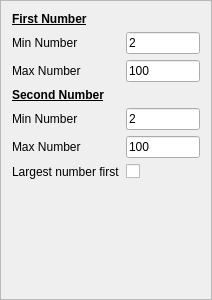
<?xml version="1.0" encoding="UTF-8"?>
<ui version="4.0">
 <class>AdditionConfigFrame</class>
 <widget class="QFrame" name="AdditionConfigFrame">
  <property name="geometry">
   <rect>
    <x>0</x>
    <y>0</y>
    <width>212</width>
    <height>300</height>
   </rect>
  </property>
  <property name="windowTitle">
   <string notr="true">Frame</string>
  </property>
  <property name="frameShape">
   <enum>QFrame::StyledPanel</enum>
  </property>
  <property name="frameShadow">
   <enum>QFrame::Raised</enum>
  </property>
  <layout class="QHBoxLayout" name="horizontalLayout">
   <item>
    <layout class="QFormLayout" name="formLayout">
     <property name="fieldGrowthPolicy">
      <enum>QFormLayout::AllNonFixedFieldsGrow</enum>
     </property>
     <item row="1" column="0">
      <widget class="QLabel" name="firstNumberLabel">
       <property name="text">
        <string>&lt;!DOCTYPE HTML PUBLIC &quot;-//W3C//DTD HTML 4.0//EN&quot; &quot;http://www.w3.org/TR/REC-html40/strict.dtd&quot;&gt;
&lt;html&gt;&lt;head&gt;&lt;meta name=&quot;qrichtext&quot; content=&quot;1&quot; /&gt;&lt;style type=&quot;text/css&quot;&gt;
p, li { white-space: pre-wrap; }
&lt;/style&gt;&lt;/head&gt;&lt;body style=&quot; font-family:'Sans Serif'; font-size:9pt; font-weight:400; font-style:normal;&quot;&gt;
&lt;p style=&quot; margin-top:0px; margin-bottom:0px; margin-left:0px; margin-right:0px; -qt-block-indent:0; text-indent:0px;&quot;&gt;&lt;span style=&quot; font-weight:600; text-decoration: underline;&quot;&gt;First Number&lt;/span&gt;&lt;/p&gt;&lt;/body&gt;&lt;/html&gt;</string>
       </property>
      </widget>
     </item>
     <item row="2" column="0">
      <widget class="QLabel" name="minNumberLabel">
       <property name="text">
        <string>Min Number</string>
       </property>
      </widget>
     </item>
     <item row="2" column="1">
      <widget class="QLineEdit" name="minNumberLineEdit">
       <property name="minimumSize">
        <size>
         <width>54</width>
         <height>0</height>
        </size>
       </property>
       <property name="toolTip">
        <string>The smallest allowed value for the first number in the addition. It must be smaller than (or equal to) the maximum number provided.

This can be negative, and include any number of decimal places. The generated number will have as many digits after the decimal point as the most supplied between the minimum and maximum values.

The answer will contain as many digits after the decimal place as the most used by the first and second numbers.</string>
       </property>
       <property name="inputMethodHints">
        <set>Qt::ImhFormattedNumbersOnly</set>
       </property>
       <property name="text">
        <string notr="true">2</string>
       </property>
      </widget>
     </item>
     <item row="3" column="0">
      <widget class="QLabel" name="maxNumberLabel">
       <property name="text">
        <string>Max Number</string>
       </property>
      </widget>
     </item>
     <item row="3" column="1">
      <widget class="QLineEdit" name="maxNumberLineEdit">
       <property name="minimumSize">
        <size>
         <width>54</width>
         <height>0</height>
        </size>
       </property>
       <property name="toolTip">
        <string>The largest allowed value for the first number in the addition. It must be larger than (or equal to) the minimum number provided.

This can be negative, and include any number of decimal places. The generated number will have as many digits after the decimal point as the most supplied between the minimum and maximum values.

The answer will contain as many digits after the decimal place as the most used by the first and second numbers.</string>
       </property>
       <property name="inputMethodHints">
        <set>Qt::ImhFormattedNumbersOnly</set>
       </property>
       <property name="text">
        <string notr="true">100</string>
       </property>
      </widget>
     </item>
     <item row="4" column="0">
      <widget class="QLabel" name="lastNumberLabel">
       <property name="text">
        <string>&lt;!DOCTYPE HTML PUBLIC &quot;-//W3C//DTD HTML 4.0//EN&quot; &quot;http://www.w3.org/TR/REC-html40/strict.dtd&quot;&gt;
&lt;html&gt;&lt;head&gt;&lt;meta name=&quot;qrichtext&quot; content=&quot;1&quot; /&gt;&lt;style type=&quot;text/css&quot;&gt;
p, li { white-space: pre-wrap; }
&lt;/style&gt;&lt;/head&gt;&lt;body style=&quot; font-family:'Sans Serif'; font-size:9pt; font-weight:400; font-style:normal;&quot;&gt;
&lt;p style=&quot; margin-top:0px; margin-bottom:0px; margin-left:0px; margin-right:0px; -qt-block-indent:0; text-indent:0px;&quot;&gt;&lt;span style=&quot; font-weight:600; text-decoration: underline;&quot;&gt;Second Number&lt;/span&gt;&lt;/p&gt;&lt;/body&gt;&lt;/html&gt;</string>
       </property>
      </widget>
     </item>
     <item row="5" column="0">
      <widget class="QLabel" name="secondMinLabel">
       <property name="text">
        <string>Min Number</string>
       </property>
      </widget>
     </item>
     <item row="5" column="1">
      <widget class="QLineEdit" name="secondMinLineEdit">
       <property name="minimumSize">
        <size>
         <width>54</width>
         <height>0</height>
        </size>
       </property>
       <property name="toolTip">
        <string>The smallest allowed value for the second number in the addition. It must be smaller than (or equal to) the maximum number provided.

This can be negative, and include any number of decimal places. The generated number will have as many digits after the decimal point as the most supplied between the minimum and maximum values.

The answer will contain as many digits after the decimal place as the most used by the first and second numbers.</string>
       </property>
       <property name="inputMethodHints">
        <set>Qt::ImhFormattedNumbersOnly</set>
       </property>
       <property name="text">
        <string notr="true">2</string>
       </property>
      </widget>
     </item>
     <item row="6" column="0">
      <widget class="QLabel" name="secondMaxLabel">
       <property name="text">
        <string>Max Number</string>
       </property>
      </widget>
     </item>
     <item row="6" column="1">
      <widget class="QLineEdit" name="secondMaxLineEdit">
       <property name="minimumSize">
        <size>
         <width>54</width>
         <height>0</height>
        </size>
       </property>
       <property name="toolTip">
        <string>The largest allowed value for the second number in the addition. It must be larger than (or equal to) the minimum number provided.

This can be negative, and include any number of decimal places. The generated number will have as many digits after the decimal point as the most supplied between the minimum and maximum values.

The answer will contain as many digits after the decimal place as the most used by the first and second numbers.</string>
       </property>
       <property name="inputMethodHints">
        <set>Qt::ImhFormattedNumbersOnly</set>
       </property>
       <property name="text">
        <string notr="true">100</string>
       </property>
      </widget>
     </item>
     <item row="7" column="0">
      <widget class="QLabel" name="largestNumberFirstLabel">
       <property name="text">
        <string>Largest number first</string>
       </property>
      </widget>
     </item>
     <item row="7" column="1">
      <widget class="QCheckBox" name="largestNumberFirstCheckBox">
       <property name="toolTip">
        <string>If checked, whatever numbers are generated will be presented with the largest number as the first number, and the smallest one as the second number. Otherwise, what ever is generated will be used without modification.</string>
       </property>
      </widget>
     </item>
    </layout>
   </item>
  </layout>
 </widget>
 <resources/>
 <connections/>
</ui>
